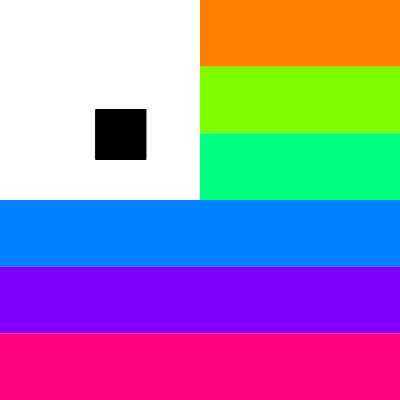
Frame 1 (no input)
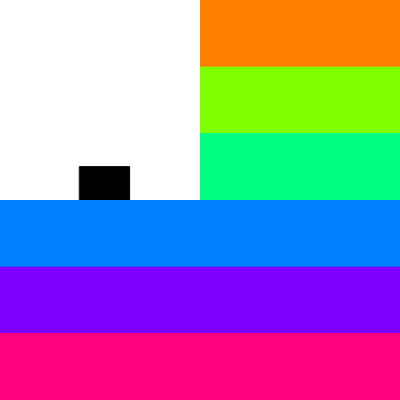
Frame 60 (no input)
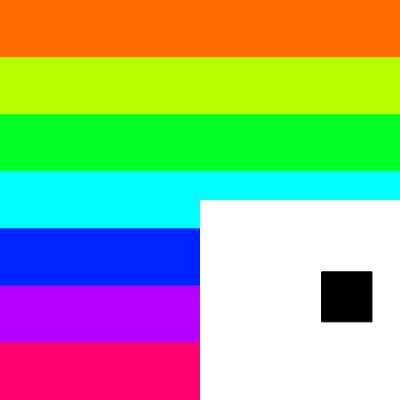
Frame 120 (the mouse pressed at the canvas centre since frame 60)

The p5.js sketch that drew these frames (run headless with seeded random() and noise() and a simulated clock; from frame 60 on, the mouse is pressed at the canvas centre):

// p5.js sketch
// ── sketch.js
let p, r; //two graphics canvases
let noiseSeed = 22;
let n = 0;
let numStripes = 6;

function setup() {
  createCanvas(400, 400);
  p = createGraphics(width/2, height/2);
  r = createGraphics(width, height);
  p.background(255);
  p.fill(0);
  rainbowStripes(r, numStripes);
}

function draw() {
  updateDancingSquare();
  image(r, 0, 0); //draw the rainbow background canvas
  image(p, mouseX, mouseY); //draw the square-bounce canvas
}

//the graphics object is passed in so we can do this to any canvas
function rainbowStripes(g, numStripes) {
  g.push();
  g.colorMode(HSB);
  let stripeWidth = g.width/numStripes;
  g.strokeWeight(stripeWidth);
  let c = 0;
  for(let i=stripeWidth/2;i<width;i+=stripeWidth) {
    g.stroke(map(i, 0, width, 0, 360), 100, 100);
    g.line(0, i, width, i);
  }
  g.pop();
}

function updateDancingSquare() {
  p.background(255); //white background on square-bounce canvas
  p.rect(p.width * noise(n+noiseSeed), p.height * noise(n+noiseSeed*2), 50, 50); //animated black square
  n += 0.05; //increment noise value
}

function mousePressed() {
  numStripes++;
  rainbowStripes(r, numStripes);
  noLoop();
}

function mouseReleased() {
  loop();
}



  /* image(sourceImage, dx, dy, dwidth, dheight, sx, sy, swidth, sheight); */
  // image(p, mouseX, mouseY, 100, 100, 0, 0, p.width/2, p.height/2);
